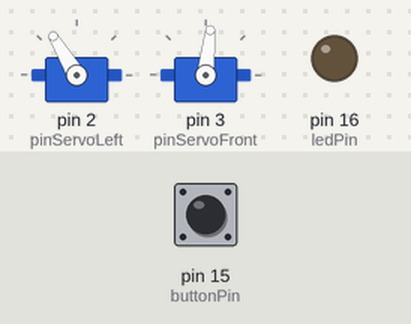
Bench run of a sketch on a simulated Arduino Uno, built with avr-gcc and run on an emulated ATmega328P. Shown: 2 × servo, output pins drawn as LEDs (lit = HIGH). The inputs (shaded band) are chosen by the test bench; at power-on: pin 15 (buttonPin) HIGH.

Above: at 1.7 s.
1.8 s: pin 15 (buttonPin) pulled LOW for 2.35 s
At 2.16 s:
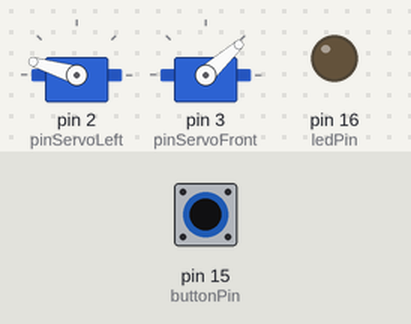
At 3.8 s:
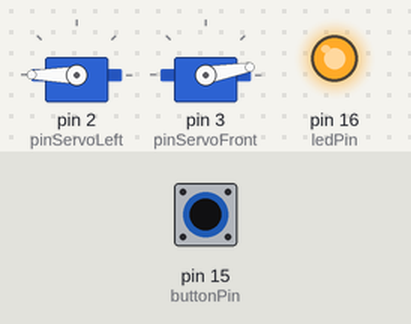
5.6 s: pin 15 (buttonPin) pulled LOW for 2.35 s
At 7.3 s:
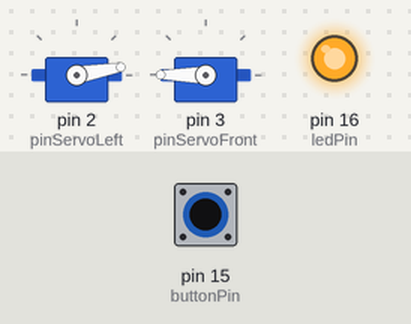
Timing chart, 0 to 27.9 s (numbered marks = the images above; inputs shaded):
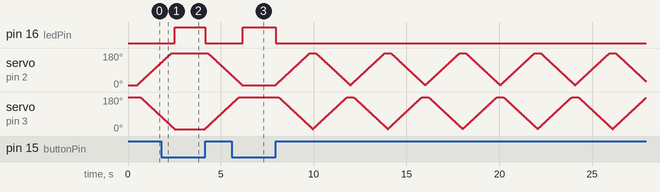

The sketch:

clickDoors.ino
```cpp
#include <Servo.h>

Servo servoLeft;
Servo servoFront;

const int pinServoLeft = 2;
const int pinServoFront = 3;
const int buttonPin = 15;
const int ledPin =  16;

const int posLeftOpen = 10;
const int posLeftClose = 195;
const int posFrontOpen = 195;
const int posFrontClose = 10;

const int posRefMax = 100;
int pos = 0;

int posLeft(int posRef)
{
  return posLeftOpen + (posRef * (posLeftClose - posLeftOpen)) / posRefMax;
}
int posFront(int posRef)
{
  return posFrontOpen + (posRef * (posFrontClose - posFrontOpen)) / posRefMax;
}
void updateServo(int posRef)
{
    servoLeft.write(posLeft(posRef));
    servoFront.write(posFront(posRef));
}

void setup()
{
  servoLeft.attach(pinServoLeft);
  servoFront.attach(pinServoFront);
  pinMode(buttonPin, INPUT_PULLUP);
  pinMode(ledPin, OUTPUT);
  updateServo(pos);
  delay(500);
  servoLeft.detach();
  servoFront.detach();
  digitalWrite(ledPin, LOW);
}


void loop()
{
  int button = digitalRead(buttonPin);
  int incPos = 0;
  if (button == HIGH) {
    digitalWrite(ledPin, LOW);
  } else {
    digitalWrite(ledPin, HIGH);
  }
  if (button == LOW)
    return;

  if (pos <= posRefMax / 2 && button == HIGH)
    incPos = 1;
  if (posRefMax - pos <= posRefMax / 2 && button == HIGH)
    incPos = -1;

  if (incPos) {
    servoLeft.attach(pinServoLeft);
    servoFront.attach(pinServoFront);
  }
  while(incPos)
  {
    pos += incPos;
    updateServo(pos);
    delay(20);
    if (pos <= 0 || pos >= posRefMax)
      break;
  }
  servoLeft.detach();
  servoFront.detach();
}
```

Measured:
- after the input at 1.8 s, pin 16 (ledPin): LOW → HIGH after 0.72 s, → LOW 1.6 s later
- after the input at 5.6 s, pin 16 (ledPin): LOW → HIGH after 0.57 s, → LOW 1.8 s later
